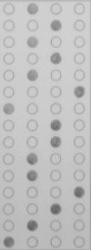
#> input picture cot_1_fix.jpg, 91 x 250 px
$ python test3.py
#> lines starting #> are read from the running program, lines starting #| are printed output that depends on the picture; after the words box and inside, x2 and y2 are one past the last pixel; in counts of white or black regions, pixels touching at a corner belong together
import cv2
import numpy as np
import imutils
from imutils.perspective import four_point_transform
questions = 15
answers = 4
answer_options= ['A','B','C','D']
# split the thresholded image into boxes
def split_image(image):
    # make the number of rows and columns
    # a multiple of 5 (questions = answers = 5)
    r = len(image) // questions * questions
    c = len(image[0]) // answers * answers
    image = image[:r, :c]
    # split the image horizontally (row-wise)
    rows = np.vsplit(image, questions)
    boxes = []
    for row in rows:
        # split each row vertically (column-wise)
        cols = np.hsplit(row, answers)
        for box in cols:
            boxes.append(box)
    return boxes


# Đọc ảnh đầu vào
img = cv2.imread('cot_1_fix.jpg')
#> img is the input picture: shape (250, 91, 3); min 97, max 215, mean 191.7
# height = 700
# width = 400
# # Thực hiện giảm kích thước ảnh xuống 1 nửa
# img = cv2.resize(img, (int(width/1), int(height/1)), interpolation=cv2.INTER_LINEAR)
kernel = cv2.getStructuringElement(cv2.MORPH_ELLIPSE, (6,6))

# Chuyển ảnh sang ảnh grayscale
gray = cv2.cvtColor(img, cv2.COLOR_BGR2GRAY)

# # Áp dụng Gaussian Blur để loại bỏ nhiễu
blur = cv2.GaussianBlur(gray, (5, 5), 1)

# [35 lines of commented-out code are left out]
ret, thresh4 = cv2.threshold(gray, 175, 255, cv2.THRESH_BINARY_INV)  #180 với answer 100 vs exam
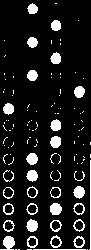
#> thresh4: shape (250, 91); 11.5% white; 112 white regions (81 under 20 px), largest, box (x1, y1, x2, y2) and area: (0, 236, 15, 250) 133, (50, 203, 62, 215) 117, (26, 219, 38, 232) 114
cv2.imshow("thesh by threshold",thresh4)
boxes = split_image(thresh4)
#> in split_image, `r = len(image) // questions * questions`: r = 240
#> in split_image, `c = len(image[0]) // answers * answers`: c = 88
#> in split_image, `image = image[:r, :c]`:
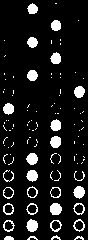
#> image: shape (240, 88); 10.7% white; 104 white regions (75 under 20 px), largest, box (x1, y1, x2, y2) and area: (50, 203, 62, 215) 117, (26, 219, 38, 232) 114, (73, 186, 85, 199) 110
#> in split_image, `rows = np.vsplit(image, questions)`: rows = 15 items
#> the loop in split_image, `for row in rows:` made 15 passes
#> after the loop in split_image, `for row in rows:`: boxes = 60 items
#> boxes = 60 items
cv2.imshow("box1",boxes[1])
# counting the number of pixels

# # loop over the answers
for j in range(10*3):
    number_of_white_pix = np.sum(boxes[j] == 255)
    print(number_of_white_pix)
#> this loop made 30 passes
#> number_of_white_pix on passes 1 to 12: 0, 86, 2, 0, 0, 0, 90, 1, 1, 89, 8, 0
#| 0
#| 86
#| 2
#| 0
#| 0
#| 0
#| 90
#| 1
#> (further printed lines are left out)
row_sellected = []
# loop over the questions
for i in range(0, questions):
    user_answer = None
    col_sellected = []
    # loop over the answers
    for j in range(answers):
        pixels = np.sum(boxes[j + i * answers] == 255)
        #print(j, pixels)
        col_sellected.append(pixels)

    # col_sellected = [1 if x > sum(col_sellected)/answers and x > 50 else 0 for x in col_sellected]
    row_sellected.append(col_sellected)
#> after the loop, row_sellected = [[0, 86, 2, 0], [0, 0, 90, 1], [1, 89, 8, 0], [2, 0, 97, 0], [5, 89, 6, 2], [8, 5, 6, 90], [82, 6, 4, 13], [27, 10, 79, 6], [16, 16, 98, 7], [17, 70, 48, 10], [30, 95, 22, 19], [38, 72, 33, 68], [46, 43, 67, 82], [52, 67, 91, 50], [67, 98, 60, 55]]
    #print( user_answer)
print(row_sellected)
#> (printed output is left out)
array = np.array(row_sellected)
#> array = 15 rows, first 6: [0, 86, 2, 0], [0, 0, 90, 1], [1, 89, 8, 0], [2, 0, 97, 0], [5, 89, 6, 2], [8, 5, 6, 90]
# Xác định phần tử lớn nhất của mỗi cột
max_per_column = np.max(array, axis=0)
#> max_per_column = [82, 98, 98, 90]

# Tạo mảng kết quả với điều kiện gán 1 cho phần tử lớn nhất và 0 cho các phần tử khác
result = np.where(array == max_per_column, 1, 0)
#> result = 15 rows, first 6: [0, 0, 0, 0], [0, 0, 0, 0], [0, 0, 0, 0], [0, 0, 0, 0], [0, 0, 0, 0], [0, 0, 0, 1]
print(result)
#> (printed output is left out)
# boxes = split_image(morph)
# #cv2.imshow("box",boxes[57])
# score = 0

# # loop over the questions
# for i in range(0, questions):
#     user_answer = None

#     # loop over the answers
#     for j in range(answers):
#         pixels = cv2.countNonZero(boxes[j + i * answers])
#         # if the current answer has a larger number of
#         # non-zero (white) pixels then the previous one
#         # we update the `user_answer` variable
#         if user_answer is None or pixels > user_answer[1]: #nếu chưa có đáp án hoặc đáp án mới có độ pixel lớn hơn thì nhận làm kết quả
#             user_answer = (j, pixels)

#     print( user_answer)
# # get contours
# result = img.copy()
# centers = []
# contours = cv2.findContours(morph, cv2.RETR_EXTERNAL, cv2.CHAIN_APPROX_NONE)
# contours = contours[0] if len(contours) == 2 else contours[1]
# print("count:", len(contours))
# print('')
# i = 1
# for cntr in contours:
#     (x, y, w, h) = cv2.boundingRect(cntr)
#     ar = w / float(h)
#     if w >= 8 and h >= 8 and ar >= 0.5 and ar <= 5:

#         M = cv2.moments(cntr)
#         cx = int(M["m10"] / M["m00"])
#         cy = int(M["m01"] / M["m00"])
#         centers.append((cx,cy))
#         cv2.circle(result, (cx, cy), 7, (0, 255, 0), -1)
#         pt = (cx,cy)
#         print("circle #:",i, "center:",pt)
#         i = i + 1
# print(i)
# # print list of centers
# #print(centers)

# # # save results
# # cv2.imwrite('omr_sheet_morph.png',morph)
# # cv2.imwrite('omr_sheet_result.png',result)
# # show results
# cv2.imshow("morph", morph)
# cv2.imshow("result", result)

# # questionCnts = []
# # count = 0
# # threshold = 70
# # for cnt in cnts:
# #     # Tính toán kích thước của hình vuông bao quanh đường viền
# #     x, y, w, h = cv2.boundingRect(cnt)
# #     size = max(w, h)
# #     # Nếu kích thước lớn hơn ngưỡng, vẽ hình vuông
# #     if size > threshold:
# #         cv2.rectangle(img, (x, y), (x+w, y+h), (0, 255, 0), 2)

# # loop over the contours
# # for c in cnts:
# #     pass
# 	# compute the bounding box of the contour, then use the
# 	# bounding box to derive the aspect ratio
# 	# (x, y, w, h) = cv2.boundingRect(c)

# 	# ar = w / float(h)
# 	# # in order to label the contour as a question, region
# 	# # should be sufficiently wide, sufficiently tall, and
# 	# # have an aspect ratio approximately equal to 1
# 	# if w >= 20 and h >= 20 and ar >= 0.9 and ar <= 1.1:
# 	# 	questionCnts.append(c)
# # sort the question contours top-to-bottom, then initialize
# # the total number of correct answers
# # questionCnts = contours.sort_contours(questionCnts,
# # 	method="top-to-bottom")[0]
# #print(questionCnts)
# # Hiển thị kết quả
# cv2.imshow('Edges', img)
cv2.waitKey(0)
cv2.destroyAllWindows()
